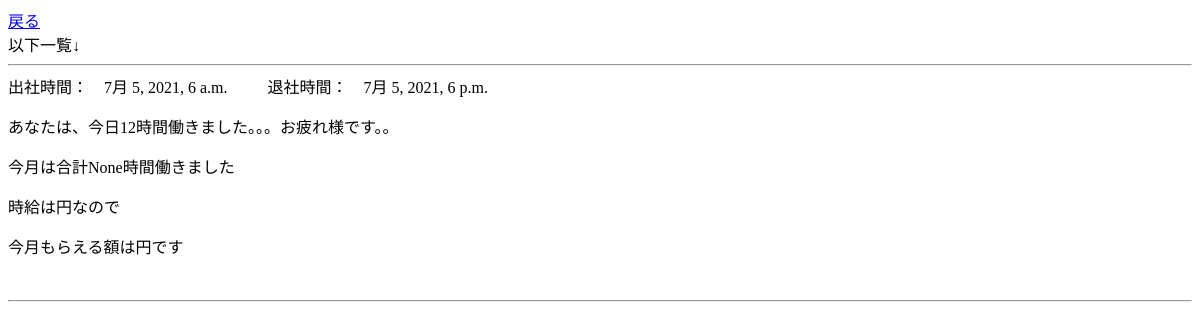
The page /List/ (signed in) on the database as committed earlier.
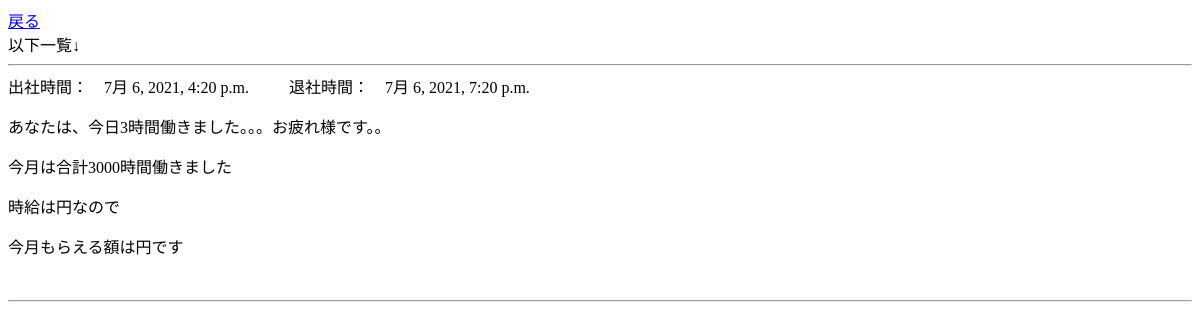
The same page on the database as committed later.
### registration/models.py (models this page shows, shortened)
class CommutingTime(models.Model):
    arrive_at_work = models.DateTimeField(verbose_name='出社時間', null=True, blank=True)
    leave = models.DateTimeField(verbose_name='退社時間', null=True, blank=True)
    count = models.IntegerField(verbose_name='一日の勤務時間', default=0)
    user = models.ForeignKey(settings.AUTH_USER_MODEL, on_delete=models.CASCADE)
    class Meta:
        verbose_name_plural = "勤怠管理"
    def get_tdhours(self):
        if self.arrive_at_work and self.leave:
            return round((self.leave - self.arrive_at_work).seconds / 60 / 60)
        else:
            return None
    def get_count(self,):
        if self.count:
            return self.count * self.user.wage
        else:
            return None

class User(AbstractUser):
    wage = models.IntegerField(verbose_name='時給', default=1000)

### post/views.py (the view)
# urls.py: path('List/',views.PaymentListView.as_view(),name="list")
class PaymentListView(ListView):
    template_name = 'post/PaymentList.html'
    model = CommutingTime
    def get_queryset(self):
        super(PaymentListView, self).get_queryset()
        queryset = CommutingTime.objects.filter(user=self.request.user, ).order_by('-arrive_at_work')
        return queryset

### templates/post/PaymentList.html
<a href="{% url 'post:front' %}">戻る</a>
<div>
    以下一覧↓
</div>
<hr>
<div>
    {% if user.is_authenticated %}
        {% for commuting_time in object_list %}
            出社時間：　{{ commuting_time.arrive_at_work }}
            {% if commuting_time.leave %}
                　　 退社時間：　{{ commuting_time.leave }}
                <p>あなたは、今日{{ commuting_time.get_tdhours }}時間働きました。。。お疲れ様です。。</p>
                <p>今月は合計{{ commuting_time.get_count }}時間働きました</p>
                <p>時給は{{ commuting_time.payment }}円なので</p>
                <p>今月もらえる額は{{ commuting_time.get_payment }}円です</p>
                <br>
                <hr>
            {% endif %}
        {% endfor %}
    {% endif %}
</div>

Rows that differ between the two databases and show on the page:
removed CommutingTime: arrive_at_work "7月 5, 2021, 6 a.m.", leave "7月 5, 2021, 6 p.m.", get_tdhours "12", get_count "None"
added CommutingTime: arrive_at_work "7月 6, 2021, 4:20 p.m.", leave "7月 6, 2021, 7:20 p.m.", get_tdhours "3", get_count "3000"
